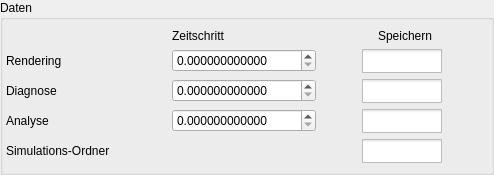
        <widget class="QGroupBox" name="groupBox_4">
         <property name="sizePolicy">
          <sizepolicy hsizetype="Preferred" vsizetype="Preferred">
           <horstretch>0</horstretch>
           <verstretch>0</verstretch>
          </sizepolicy>
         </property>
         <property name="minimumSize">
          <size>
           <width>0</width>
           <height>160</height>
          </size>
         </property>
         <property name="title">
          <string>Daten</string>
         </property>
         <layout class="QVBoxLayout" name="verticalLayout_4">
          <property name="leftMargin">
           <number>3</number>
          </property>
          <property name="topMargin">
           <number>9</number>
          </property>
          <property name="rightMargin">
           <number>3</number>
          </property>
          <property name="bottomMargin">
           <number>9</number>
          </property>
          <item>
           <layout class="QGridLayout" name="gridLayout">
            <item row="2" column="2">
             <layout class="QHBoxLayout" name="horizontalLayout_9">
              <property name="spacing">
               <number>0</number>
              </property>
              <item>
               <spacer name="horizontalSpacer_8">
                <property name="orientation">
                 <enum>Qt::Orientation::Horizontal</enum>
                </property>
                <property name="sizeHint" stdset="0">
                 <size>
                  <width>40</width>
                  <height>20</height>
                 </size>
                </property>
               </spacer>
              </item>
              <item>
               <widget class="QCheckBox" name="cbxDiagnostics">
                <property name="styleSheet">
                 <string notr="true">QCheckBox::indicator { width: 80px; height: 24px; }</string>
                </property>
                <property name="text">
                 <string/>
                </property>
               </widget>
              </item>
              <item>
               <spacer name="horizontalSpacer_9">
                <property name="orientation">
                 <enum>Qt::Orientation::Horizontal</enum>
                </property>
                <property name="sizeHint" stdset="0">
                 <size>
                  <width>40</width>
                  <height>20</height>
                 </size>
                </property>
               </spacer>
              </item>
             </layout>
            </item>
            <item row="1" column="0">
             <widget class="QLabel" name="label_25">
              <property name="sizePolicy">
               <sizepolicy hsizetype="Preferred" vsizetype="Preferred">
                <horstretch>0</horstretch>
                <verstretch>0</verstretch>
               </sizepolicy>
              </property>
              <property name="minimumSize">
               <size>
                <width>160</width>
                <height>0</height>
               </size>
              </property>
              <property name="text">
               <string>Rendering</string>
              </property>
             </widget>
            </item>
            <item row="0" column="2">
             <widget class="QLabel" name="label_18">
              <property name="styleSheet">
               <string notr="true"/>
              </property>
              <property name="text">
               <string>Speichern</string>
              </property>
              <property name="alignment">
               <set>Qt::AlignmentFlag::AlignCenter</set>
              </property>
             </widget>
            </item>
            <item row="0" column="1">
             <widget class="QLabel" name="label_42">
              <property name="text">
               <string>Zeitschritt</string>
              </property>
             </widget>
            </item>
            <item row="3" column="1">
             <widget class="FancyDoubleSpinBox" name="dsbAnalyticsTime">
              <property name="enabled">
               <bool>true</bool>
              </property>
              <property name="sizePolicy">
               <sizepolicy hsizetype="Expanding" vsizetype="Fixed">
                <horstretch>0</horstretch>
                <verstretch>0</verstretch>
               </sizepolicy>
              </property>
              <property name="decimals">
               <number>12</number>
              </property>
              <property name="maximum">
               <double>99999.000000000000000</double>
              </property>
             </widget>
            </item>
            <item row="1" column="2">
             <layout class="QHBoxLayout" name="horizontalLayout_8">
              <property name="spacing">
               <number>0</number>
              </property>
              <property name="leftMargin">
               <number>0</number>
              </property>
              <property name="rightMargin">
               <number>0</number>
              </property>
              <item>
               <spacer name="horizontalSpacer">
                <property name="orientation">
                 <enum>Qt::Orientation::Horizontal</enum>
                </property>
                <property name="sizeHint" stdset="0">
                 <size>
                  <width>40</width>
                  <height>20</height>
                 </size>
                </property>
               </spacer>
              </item>
              <item>
               <widget class="QCheckBox" name="cbxRender">
                <property name="sizePolicy">
                 <sizepolicy hsizetype="Fixed" vsizetype="Fixed">
                  <horstretch>0</horstretch>
                  <verstretch>0</verstretch>
                 </sizepolicy>
                </property>
                <property name="minimumSize">
                 <size>
                  <width>0</width>
                  <height>0</height>
                 </size>
                </property>
                <property name="styleSheet">
                 <string notr="true">QCheckBox::indicator { width: 80px; height: 24px; }</string>
                </property>
                <property name="text">
                 <string/>
                </property>
               </widget>
              </item>
              <item>
               <spacer name="horizontalSpacer_7">
                <property name="orientation">
                 <enum>Qt::Orientation::Horizontal</enum>
                </property>
                <property name="sizeHint" stdset="0">
                 <size>
                  <width>40</width>
                  <height>20</height>
                 </size>
                </property>
               </spacer>
              </item>
             </layout>
            </item>
            <item row="2" column="0">
             <widget class="QLabel" name="label_27">
              <property name="text">
               <string>Diagnose</string>
              </property>
             </widget>
            </item>
            <item row="0" column="0">
             <widget class="QLabel" name="label_30">
              <property name="text">
               <string/>
              </property>
             </widget>
            </item>
            <item row="1" column="1">
             <widget class="FancyDoubleSpinBox" name="dsbRenderTime">
              <property name="enabled">
               <bool>true</bool>
              </property>
              <property name="sizePolicy">
               <sizepolicy hsizetype="Expanding" vsizetype="Fixed">
                <horstretch>0</horstretch>
                <verstretch>0</verstretch>
               </sizepolicy>
              </property>
              <property name="decimals">
               <number>12</number>
              </property>
              <property name="maximum">
               <double>99999.000000000000000</double>
              </property>
             </widget>
            </item>
            <item row="3" column="0">
             <widget class="QLabel" name="label_26">
              <property name="text">
               <string>Analyse</string>
              </property>
             </widget>
            </item>
            <item row="3" column="2">
             <layout class="QHBoxLayout" name="horizontalLayout_10">
              <property name="spacing">
               <number>0</number>
              </property>
              <item>
               <spacer name="horizontalSpacer_10">
                <property name="orientation">
                 <enum>Qt::Orientation::Horizontal</enum>
                </property>
                <property name="sizeHint" stdset="0">
                 <size>
                  <width>40</width>
                  <height>20</height>
                 </size>
                </property>
               </spacer>
              </item>
              <item>
               <widget class="QCheckBox" name="cbxAnalytics">
                <property name="styleSheet">
                 <string notr="true">QCheckBox::indicator { width: 80px; height: 24px; }</string>
                </property>
                <property name="text">
                 <string/>
                </property>
               </widget>
              </item>
              <item>
               <spacer name="horizontalSpacer_11">
                <property name="orientation">
                 <enum>Qt::Orientation::Horizontal</enum>
                </property>
                <property name="sizeHint" stdset="0">
                 <size>
                  <width>40</width>
                  <height>20</height>
                 </size>
                </property>
               </spacer>
              </item>
             </layout>
            </item>
            <item row="2" column="1">
             <widget class="FancyDoubleSpinBox" name="dsbDiagnosticsTime">
              <property name="enabled">
               <bool>true</bool>
              </property>
              <property name="sizePolicy">
               <sizepolicy hsizetype="Expanding" vsizetype="Fixed">
                <horstretch>0</horstretch>
                <verstretch>0</verstretch>
               </sizepolicy>
              </property>
              <property name="decimals">
               <number>12</number>
              </property>
              <property name="maximum">
               <double>99999.000000000000000</double>
              </property>
             </widget>
            </item>
            <item row="4" column="0">
             <widget class="QLabel" name="label_37">
              <property name="toolTip">
               <string>&lt;html&gt;&lt;head/&gt;&lt;body&gt;&lt;p&gt;Speichert die gewählten Einstellungen und Meta-Daten in einen Ordner&lt;/p&gt;&lt;/body&gt;&lt;/html&gt;</string>
              </property>
              <property name="text">
               <string>Simulations-Ordner</string>
              </property>
             </widget>
            </item>
            <item row="4" column="2">
             <layout class="QHBoxLayout" name="horizontalLayout_12">
              <property name="spacing">
               <number>0</number>
              </property>
              <item>
               <spacer name="horizontalSpacer_6">
                <property name="orientation">
                 <enum>Qt::Orientation::Horizontal</enum>
                </property>
                <property name="sizeHint" stdset="0">
                 <size>
                  <width>40</width>
                  <height>20</height>
                 </size>
                </property>
               </spacer>
              </item>
              <item>
               <widget class="QCheckBox" name="cbxFolder">
                <property name="styleSheet">
                 <string notr="true">QCheckBox::indicator { width: 80px; height: 24px; }</string>
                </property>
                <property name="text">
                 <string/>
                </property>
               </widget>
              </item>
              <item>
               <spacer name="horizontalSpacer_12">
                <property name="orientation">
                 <enum>Qt::Orientation::Horizontal</enum>
                </property>
                <property name="sizeHint" stdset="0">
                 <size>
                  <width>40</width>
                  <height>20</height>
                 </size>
                </property>
               </spacer>
              </item>
             </layout>
            </item>
           </layout>
          </item>
         </layout>
        </widget>
